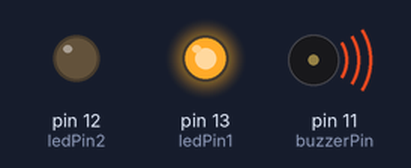
The sketch below on a simulated Arduino Uno, built with avr-gcc and run on an emulated ATmega328P. Shown: output pins drawn as LEDs (lit = HIGH), buzzer (waves = sounding).

Above: at 0.1 s.
At 24.02 s:
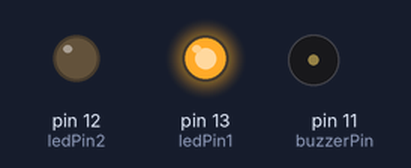
At 26.47 s:
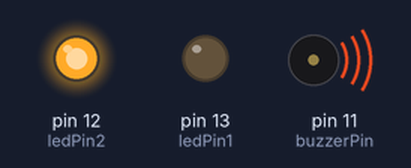
Timing chart, 0 to 40.0 s (numbered marks = the images above):
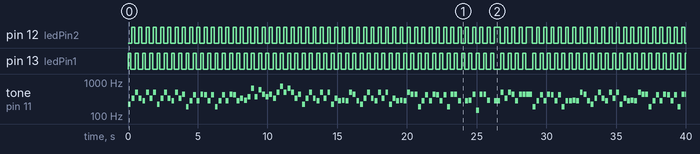

The sketch:

ebyt.ino
```cpp
const int b3 = 988;
const int a93 = 932;
const int a3 = 880;
const int g93 = 831;
const int g3 = 784;
const int f93 = 740;
const int f3 = 698;
const int e3 = 659;
const int d93 = 622;
const int d3 = 587;
const int c93 = 554;
const int c3 = 523;
const int b2 = 494;
const int a92 = 466;
const int a2 = 440;
const int g92 = 415;
const int g2 = 392;
const int f92 = 370;
const int f2 = 349;
const int e2 = 329;
const int d92 = 311;
const int d2 = 294;
const int c92 = 277;
const int c2 = 262;
const int b = 247;
const int a9 = 233;
const int a = 220;
const int g9 = 208;
const int g = 196;
const int f9 = 185;
const int f = 175;
const int e = 165;
const int d9 = 156;
const int d = 147;
const int c9 = 139;
const int c = 131;
const int x = 0;

const int buzzerPin = 11;
const int ledPin1 = 13;
const int ledPin2 = 12;

int counter = 0;

void setup()
{
pinMode(buzzerPin, OUTPUT);
pinMode(ledPin1, OUTPUT);
pinMode(ledPin2, OUTPUT);
}

void loop()
{
firstSection();
secondSection();
thirdSection();
}

void beep(int note, int duration)
{
tone(buzzerPin, note, duration);

if(counter % 2 == 0)
{
digitalWrite(ledPin1, HIGH);
delay(duration);
digitalWrite(ledPin1, LOW);
}
else
{
digitalWrite(ledPin2, HIGH);
delay(duration);
digitalWrite(ledPin2, LOW);
}
noTone(buzzerPin);
delay(50);
counter++;
}

void firstSection()
{
  ///////////////1
beep(a, 210);
beep(e2, 210);
beep(b2, 210);
beep(e2, 210);
beep(c92, 210);
beep(b2, 210);
beep(e2, 210);
beep(b2, 210);
/////////////////2
beep(a, 210);
beep(e2, 210);
beep(b2, 210);
beep(e2, 210);
beep(c92, 210);
beep(b2, 210);
beep(e2, 210);
beep(a2, 210);
////////////////3
beep(f9, 210);
beep(c92, 210);
beep(g92, 210);
beep(c92, 210);
beep(a2, 210);
beep(g92, 210);
beep(c92, 210);
beep(g92, 210);
////////////////4
beep(f9, 210);
beep(c92, 210);
beep(g92, 210);
beep(c92, 210);
beep(a2, 210);
beep(g92, 210);
beep(c92, 210);
beep(e2, 210);
////////////////5
beep(d2, 210);
beep(f92, 210);
beep(e3, 210);
beep(f92, 210);
beep(d3, 210);
beep(a2, 210);
beep(f92, 210);
beep(a2, 210);
////////////////6
beep(e2, 210);
beep(b2, 210);
beep(f93, 210);
beep(b2, 210);
beep(e3, 210);
beep(b2, 210);
beep(e2, 210);
beep(a2, 210);
  ///////////////7
beep(a, 210);
beep(e2, 210);
beep(b2, 210);
beep(e2, 210);
beep(c92, 210);
beep(b2, 210);
beep(e2, 210);
beep(b2, 210);

}

void secondSection()
{
///////////////8
beep(a, 210);
beep(e2, 210);
beep(c92, 210);
beep(d2, 210);
beep(c92, 210);
beep(b2, 210);
beep(a2, 210);
beep(c92, 210);
///////////////////9
beep(a, 210);
beep(e2, 210);
beep(b2, 210);
beep(e2, 210);
beep(c92, 210);
beep(b2, 210);
beep(e2, 210);
beep(b2, 210);
/////////////////10
beep(a, 210);
beep(e2, 210);
beep(c92, 210);
beep(d2, 210);
beep(c92, 210);
beep(b2, 210);
beep(a2, 210);
beep(a2, 210);
//////////////////11
beep(f9, 210);
beep(c92, 210);
beep(g92, 210);
beep(c92, 210);
beep(a2, 210);
beep(g92, 210);
beep(c92, 210);
beep(g92, 210);
////////////////////12
beep(f9, 210);
beep(a2, 210);
beep(a2, 210);
beep(c92, 210);
beep(x, 210);
beep(c92, 210);
beep(d2, 210);
beep(a2, 210);
//////////////////13
beep(d, 210);
beep(a2, 210);
beep(a2, 210);
//beep(c92, 75);
beep(d2, 210);
beep(x, 210);
beep(c92, 420);
beep(b2, 210);
//////////////////14
beep(e2, 210);
beep(b2, 210);
beep(a2, 210);
beep(c92, 210);
beep(a2, 210);
beep(a2, 210);
beep(a2, 420);
//////////////////15
beep(f9, 210);
beep(c92, 210);
beep(g92, 210);
beep(c92, 210);
beep(a2, 210);
beep(g92, 210);
beep(c92, 210);
beep(g92, 210);
}
void thirdSection()
{
  ///////////////16
beep(f9, 210);
beep(c92, 210);
beep(c92, 210);
beep(d2, 210);
beep(c92, 210);
beep(b2, 210);
beep(a2, 210);
beep(c92, 210);
///////////////////17
beep(a, 210);
beep(e2, 210);
beep(b2, 210);
beep(e2, 210);
beep(c92, 210);
beep(b2, 210);
beep(e2, 210);
beep(b2, 210);
/////////////////18
beep(a, 210);
beep(e2, 210);
beep(c92, 210);
beep(d2, 210);
beep(c92, 210);
beep(b2, 210);
beep(a2, 210);
beep(a2, 210);
//////////////////19
beep(f9, 210);
beep(c92, 210);
beep(g92, 210);
beep(c92, 210);
beep(a2, 210);
beep(g92, 210);
beep(c92, 210);
beep(g92, 210);
//////////////////20
beep(f9, 210);
beep(a2, 210);
beep(a2, 210);
beep(c92, 210);
beep(x, 210);
beep(c92, 210);
beep(d2, 210);
beep(a2, 210);
//////////////////21
beep(d, 210);
beep(a2, 210);
beep(a2, 210);
//beep(c92, 75);
beep(d2, 210);
beep(x, 210);
beep(c92, 420);
beep(b2, 210);
//////////////////22
beep(e2, 210);
beep(b2, 210);
beep(a2, 210);
beep(c92, 210);
beep(a2, 210);
beep(a2, 210);
beep(a2, 420);
  ///////////////23
beep(a, 210);
beep(e2, 210);
beep(b2, 210);
beep(e2, 210);
beep(c92, 210);
beep(b2, 210);
beep(e2, 210);
beep(b2, 210);
beep(a, 1000);
beep(x, 20000);


  }
```

Measured:
- by itself, pin 13 (ledPin1): moves between LOW and HIGH, repeating every 12.5 s
- by itself, pin 12 (ledPin2): goes 50 × (HIGH 0.21 s, LOW 0.31 s), HIGH 0.42 s, 3 × (LOW 0.31 s, HIGH 0.21 s), LOW 0.31 s, HIGH 0.42 s, 21 × (LOW 0.31 s, HIGH 0.21 s), then LOW
- by itself, tone on pin 11 (buzzerPin): plays 220 Hz for 0.21 s, 329 Hz for 0.21 s, 494 Hz for 0.21 s, 329 Hz for 0.21 s, 277 Hz for 0.21 s, 494 Hz for 0.21 s … (151 notes in this stretch)
